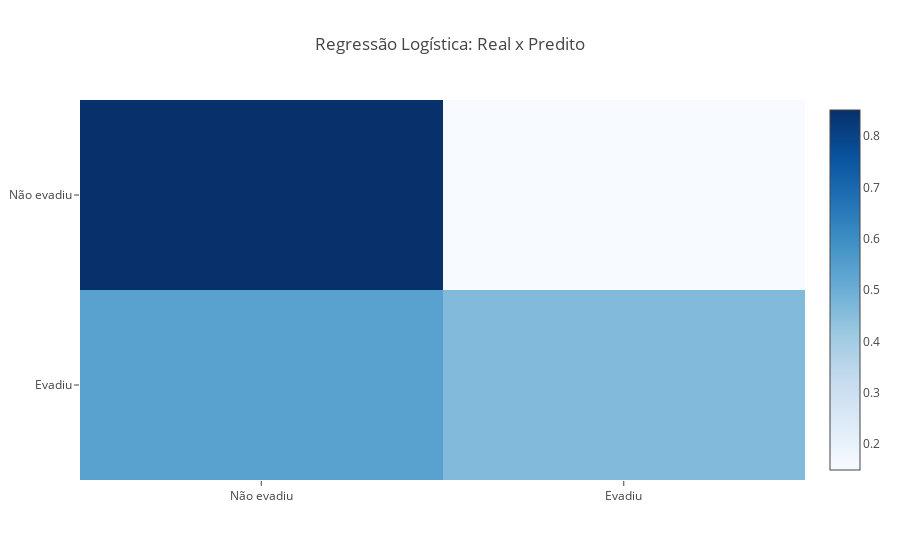

This figure's notebook cell:
### Code cell
evasao_label = {0: 'Não evadiu', 1: 'Evadiu'}
title = 'Regressão Logística: Real x Predito'

plot_confusion(y_test, y_pred, evasao_label, title)

### Figure 1 — Plotly figure (JSON) as saved in the notebook; plotly's stock layout.template omitted (floating-point values rounded to 4 significant figures)
{"data": [{"colorscale": [[0, "rgb(247,251,255)"], [0.125, "rgb(222,235,247)"], [0.25, "rgb(198,219,239)"], [0.375, "rgb(158,202,225)"], [0.5, "rgb(107,174,214)"], [0.625, "rgb(66,146,198)"], [0.75, "rgb(33,113,181)"], [0.875, "rgb(8,81,156)"], [1, "rgb(8,48,107)"]], "type": "heatmap", "uid": "b9c2abf7-b7f4-4392-ae39-dc14da563c85", "x": [0, 1], "y": [0, 1], "z": [[0.8506, 0.1494], [0.5374, 0.4626]], "zmax": 0.8506, "zmin": 0.1494}], "layout": {"title": {"text": "Regressão Logística: Real x Predito"}, "xaxis": {"ticktext": ["Não evadiu", "Evadiu"], "tickvals": [0, 1]}, "yaxis": {"autorange": "reversed", "ticktext": ["Não evadiu", "Evadiu"], "tickvals": [0, 1]}}}
